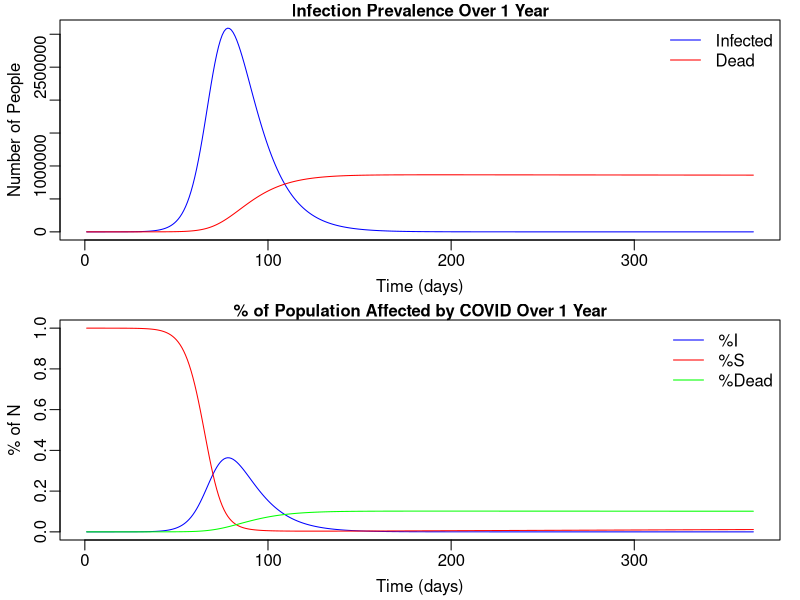
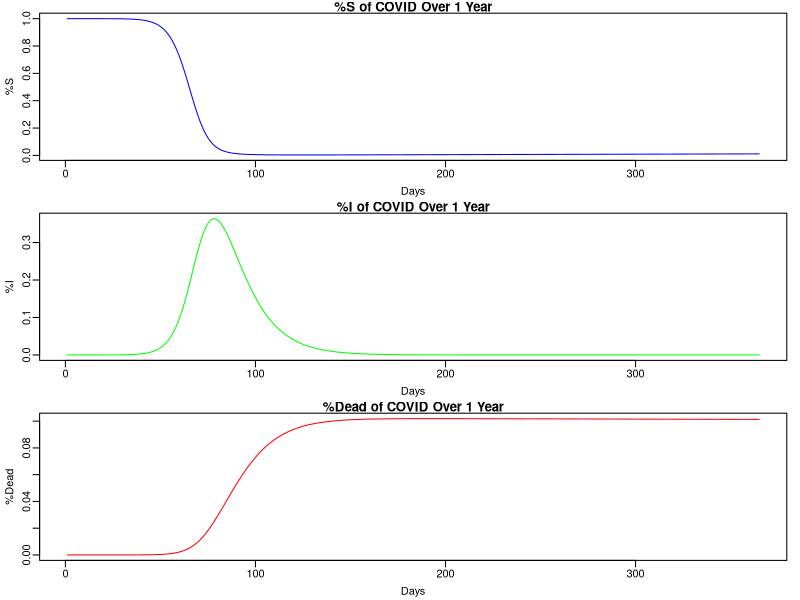
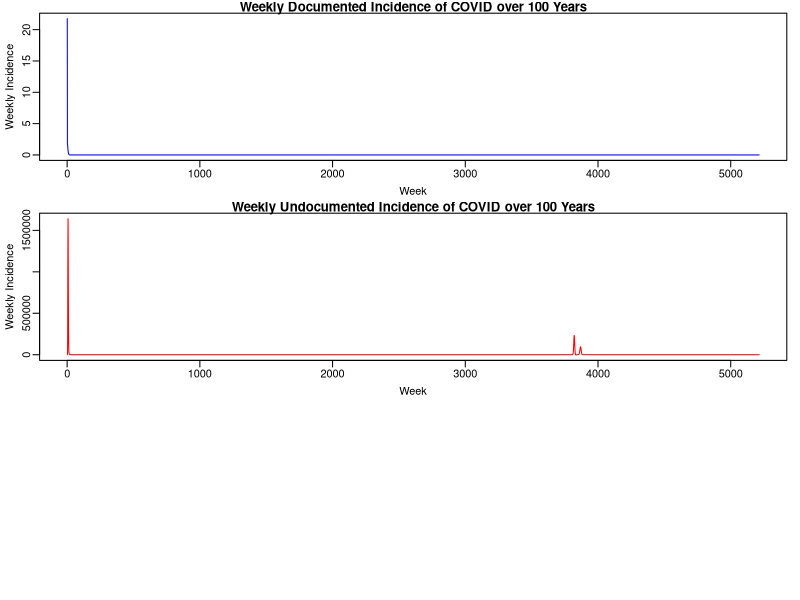
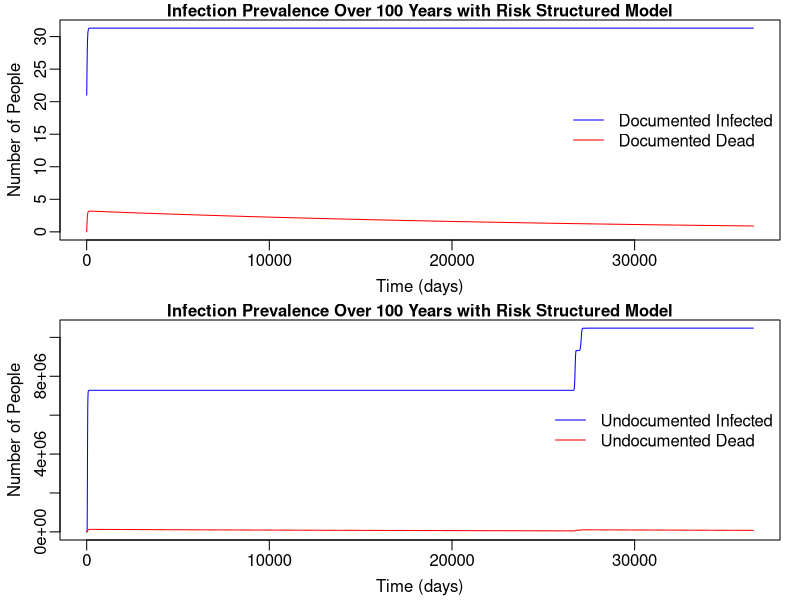
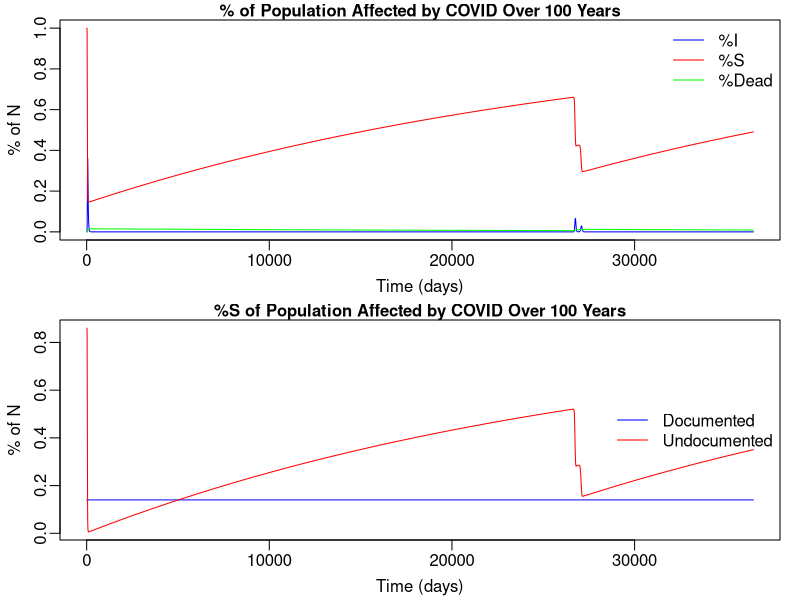
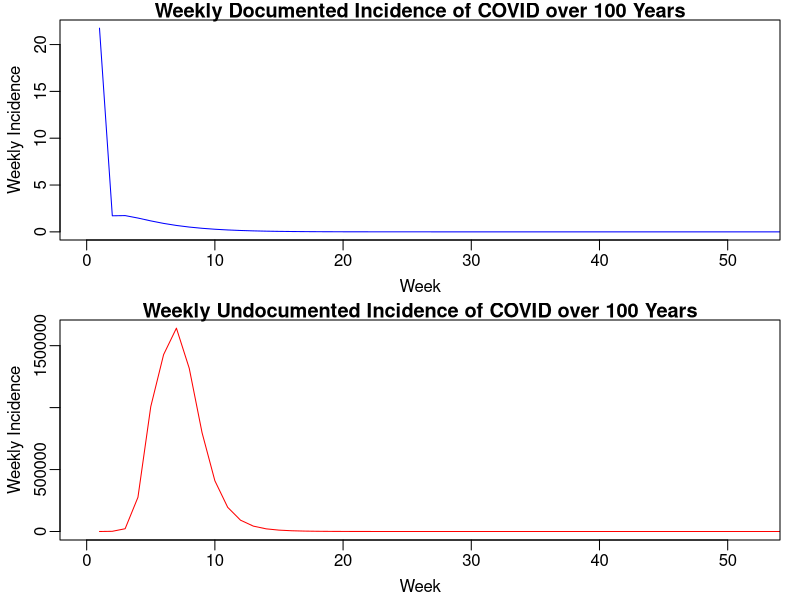
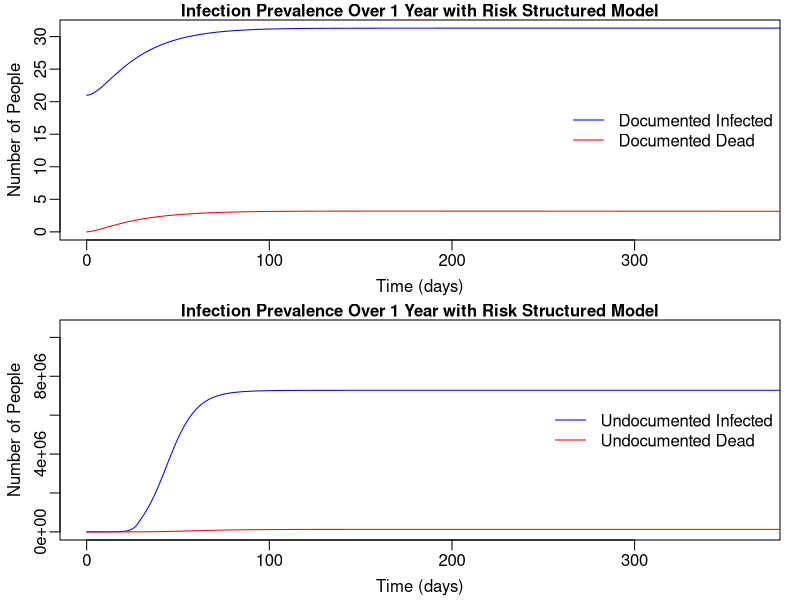
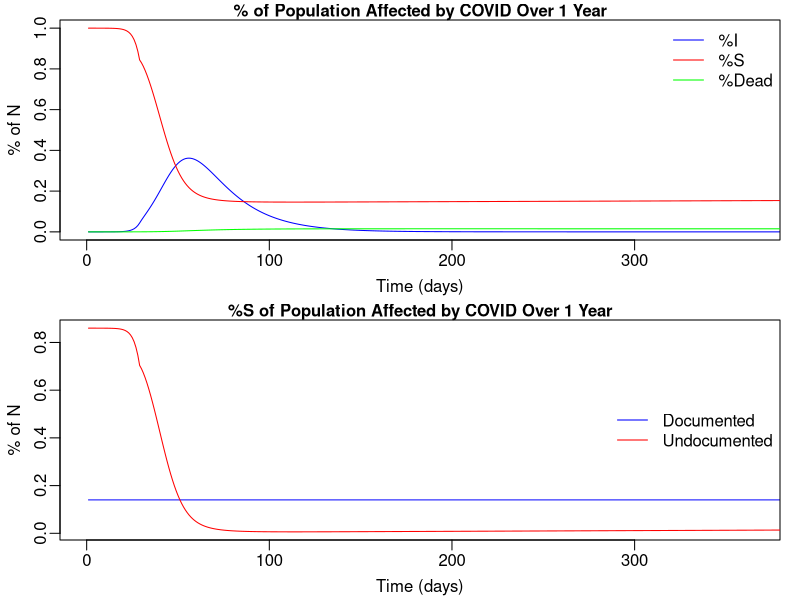

Write R code to recreate these figures, in order.
## ---- chunk 1
library(deSolve)

#Documented cases only 
COVID=function(times,state,parameters){
  with(as.list(c(state,parameters)),{
    
    # rate of change for DOCUMENTED cases
    dS =  -S/N * (beta.I*(1+beta1*cos(omega*times)) * I + beta.H * H) + mu*N - mu*S;
    dE = S/N * (beta.I*(1+beta1*cos(omega*times)) * I + beta.H * H)  -  alpha*E -mu*E;
    dI = alpha*E - I*( (gamma_h*theta1*(1-delta2)) + (gamma_f*(1-theta1)*(1-delta2)) + (gamma_i*(1-theta1)*delta2) ) - mu*I;
    dH = gamma_h*theta1*(1-delta2)*I - H*( (gamma_d*delta1)  +  (gamma_r*(1-delta1)) ) - mu*H;
    dR = gamma_r*(1-delta1)*H + (gamma_f*(1-theta1)*(1-delta2))*I - mu*R;
    dDead = (gamma_i*(1-theta1)*delta2)*I + H*(gamma_d*delta1) - mu*Dead;
    dcumInci = alpha * E; # cumulative incidence
    
    # return the rate of change
    list(c(dS,dE, dI,dH, dR, dDead, dcumInci))
  }) # end with(as.list...)
}

N=8500000;
I0=21;
E0=0;
cumInci0=E0+I0;
H0=R0=Dead0=0;
S0=N-I0-E0;
state=c(S=S0,E=E0,I=I0,H=H0,R=R0,Dead=Dead0,cumInci=cumInci0)

## parameters for the COVID outbreak 2019 for DOCUMENTED cases with no intervention
# no intervention
alpha = 1/6.4 #latent period
gamma_f = 1/20.5 #from infected to recovered without hospitalization
gamma_i = 1/16 #from infection to death
gamma_h = 1/5.8 #from infected to hospitalized
gamma_d = 1/(16-5.8) #from hospitalization to death
gamma_r = 1/7 #rate of recovery
mu = 1/(78.7*365) #birth/death rate = 1/life expectancy in days
omega = 2*pi/365 #sinusoidal forcing

theta1 = 0.21 #proportion of infected who are hospitalized
delta1 = 0.26 #case fatality rate for hospitalized infections
delta2 = 0.0139 #case fatality rate for non-hospitalized infections
beta1 = 0.55 #peak force of infection
beta.I = 0.4 #transmission in the community
beta.H = 1/9.5 #transmission rate in hospital
times=seq(1,365,by=1) # run for 10 years

docparms.NoCtrl= c(alpha=alpha,
                   beta.I=beta.I,
                   beta.H=beta.H,
                   beta1=beta1,
                   gamma_f=gamma_f,
                   gamma_i=gamma_i,
                   mu=mu,
                   gamma_h=gamma_h,
                   gamma_d=gamma_d,
                   gamma_r=gamma_r,
                   theta1=theta1,
                   delta1=delta1,
                   delta2=delta2,
                   omega=omega)

COVID.sim=ode(y=state,times=times,func=COVID,parms=docparms.NoCtrl);
inci=COVID.sim[seq(7,nrow(COVID.sim),by=7),'cumInci']-c(0,COVID.sim[seq(7,nrow(COVID.sim)-7,by=7),'cumInci']) #weekly incidence
death_week=COVID.sim[seq(7,nrow(COVID.sim),by=7),'Dead']-c(0,COVID.sim[seq(7,nrow(COVID.sim)-7,by=7),'Dead']) #weekly death incidence 

i.sim=COVID.sim[,'I']/N  # %I
s.sim=COVID.sim[,'S']/N #%S
d.sim=COVID.sim[,'Dead']/N # %Dead
all.sim=cbind(i.sim,s.sim,d.sim)
## ---- chunk 2
#Plot 
par(mfrow=c(2,1),mar=c(3,3,1,1),mgp=c(1.8,.5,0))
matplot(COVID.sim[,'time'], COVID.sim[,c('I','Dead')],type='l', 
        lwd=1,col=c('blue','red'),lty=1, main='Infection Prevalence Over 1 Year', cex.main=1,
        ylab='Number of People',xlab='Time (days)')
legend('topright',c('Infected','Dead'),col=c('blue','red'),
       lty=1, cex=1, lwd=1, bty='n')

matplot(all.sim[,c('i.sim','s.sim','d.sim')],type='l', 
     lwd=1,col=c('blue','red','green'),lty=1, main='% of Population Affected by COVID Over 1 Year', cex.main=1,
     ylab='% of N',xlab='Time (days)')
legend('topright',c('%I','%S','%Dead'),col=c('blue','red','green'),
       lty=1, cex=1, lwd=1, bty='n')

par(mfrow=c(3,1),mar=c(3,3,1,1),mgp=c(1.8,.5,0))
plot(s.sim,ylab='%S',xlab='Days',type='l',lwd=1, main="%S of COVID Over 1 Year",col='blue')
plot(i.sim,ylab='%I',xlab='Days',type='l',lwd=1, main="%I of COVID Over 1 Year",col='green')
plot(d.sim,ylab='%Dead',xlab='Days',type='l',lwd=1, main="%Dead of COVID Over 1 Year",col='red')
## ---- chunk 3
COVID_risk=function(times,state,parameters){
  with(as.list(c(state,parameters)),{
    
    # rate of change for DOCUMENTED cases
    dSD =  -SD/N * (beta.IDD*(1+beta1*cos(omega*times))*ID + beta.IDU*(1+beta1*cos(omega*times))*ID + beta.H*HD + beta.H*HD ) + mu*ND - mu*SD;
    dED = SD/N * (beta.IDD*(1+beta1*cos(omega*times))*ID + beta.IDU*(1+beta1*cos(omega*times))*ID + beta.H*HD + beta.H*HD ) - alpha*ED -mu*ED;
    dID = alpha*ED - ID*( (gamma_h*theta1*(1-delta2)) + (gamma_f*(1-theta1)*(1-delta2)) + (gamma_i*(1-theta1)*delta2) ) - mu*ID;
    dHD = gamma_h*theta1*(1-delta2)*ID - HD*( (gamma_d*delta1)  +  (gamma_r*(1-delta1)) ) - mu*HD;
    dRD = gamma_r*(1-delta1)*HD + (gamma_f*(1-theta1)*(1-delta2))*ID -mu*RD;
    dDeadD = (gamma_i*(1-theta1)*delta2)*ID+ HD*(gamma_d*delta1) -mu*DeadD;
    dcumInciD = alpha * ED; # cumulative incidence
    
    # rate of change for UNDOCUMENTED cases
    dSU =  -SU/N * (beta.IUU*(1+beta1*cos(omega*times))*IU + beta.IUD*(1+beta1*cos(omega*times))*IU) + mu*NU - mu*SU;
    dEU = SU/N * (beta.IUU*(1+beta1*cos(omega*times))*IU + beta.IUD*(1+beta1*cos(omega*times))*IU)  -  alpha*EU -mu*EU;
    dIU = alpha*EU - IU*( (gamma_f*(1-delta2)) + (gamma_i*delta2) ) - mu*IU;
    dRU = (gamma_f*(1-delta2))*IU + mu*RU ;
    dDeadU = (gamma_i*delta2)*IU - mu*DeadU;
    dcumInciU = alpha * EU; # cumulative incidence
    
    # return the rate of change
    list(c(dSD, dSU, dED, dEU, dID, dIU, dHD, dRD, dRU, dDeadD, dDeadU, dcumInciD, dcumInciU))
  }) # end with(as.list...)
}

N=8500000;
ND=N*(1-0.86);
ID_0=21;
ED_0=0;
SD_0=ND-ID_0-ED_0;
cumInciD_0=ED_0+ID_0;
HD_0=RD_0=DeadD_0=0;

NU=N*0.86;
IU_0=21;
EU_0=0;
SU_0=NU-IU_0-EU_0;
cumInciU_0=EU_0+IU_0;
RU_0=DeadU_0=0;

state_risk=c(SD=SD_0, SU=SU_0, ED=ED_0, EU=EU_0, ID=ID_0, IU=IU_0, 
             HD=HD_0,RD=RD_0, RU=RU_0, DeadD=DeadD_0, DeadU=DeadU_0, cumInciD=cumInciD_0, cumInciU=cumInciU_0)

## parameters for the COVID outbreak 2019 for risk structured model 
#intervention
beta.IDDi = beta.IDUi = 0.03 #transmission from documented 
beta.IUUi = beta.IUDi = 0.1 #transmission in community from undocumented
#no intervention
beta.IDD = beta.IDU = 0.03 #transmission from documented 
beta.IUU = beta.IUD = 0.4 #transmission in community from undocumented

beta.H = 1/9.5 #transmission rate in hospital
beta1 = 1.12 #peak infection
alpha = 1/6.4 #latent period
gamma_f = 1/20.5 #from infected to recovered without hospitalization
gamma_i = 1/16 #from infection to death
gamma_h = 1/5.8 #from infected to hospitalized
gamma_d = 1/(16-5.8) #from hospitalization to death
gamma_r = 1/7 #rate of recovery
mu = 1/(78.7*365) #birth/death rate = 1/life expectancy in days
theta1 = 0.21 #proportion of infected who are hospitalized
delta1 = 0.26 #case fatality rate for hospitalized infections
delta2 = 0.0139 #case fatality rate for non-hospitalized infections
omega = 2*pi/365 #sinusoidal forcing

risk.parms_int= c(alpha=alpha,
                   beta.IDD=beta.IDDi,
                   beta1=beta1,
                   beta.IUU = beta.IUUi,
                   beta.IUD = beta.IUDi,
                   beta.IDU = beta.IDUi,
                   beta.H=beta.H,
                   gamma_f=gamma_f,
                   gamma_i=gamma_i,
                   mu=mu,
                   gamma_h=gamma_h,
                   gamma_d=gamma_d,
                   gamma_r=gamma_r,
                   theta1=theta1,
                   delta1=delta1,
                   delta2=delta2,
                   omega=omega)

risk.parms_noint= c(alpha=alpha,
                   beta.IDD=beta.IDD,
                   beta1=beta1,
                   beta.IUU = beta.IUU,
                   beta.IUD = beta.IUD,
                   beta.IDU = beta.IDU,
                   beta.H=beta.H,
                   gamma_f=gamma_f,
                   gamma_i=gamma_i,
                   mu=mu,
                   gamma_h=gamma_h,
                   gamma_d=gamma_d,
                   gamma_r=gamma_r,
                   theta1=theta1,
                   delta1=delta1,
                   delta2=delta2,
                   omega=omega)

#run for 8 weeks without social distancing
times_noint =seq(0,4*7,by=1)
COVID_risk.sim_noint=ode(y=state_risk,times=times_noint,func=COVID_risk,parms=risk.parms_noint)
#run for 8 weeks and after with social distancing
times_int=seq(4*7,365*100,by=1)
state2=c(SD=tail(COVID_risk.sim_noint[,'SD'],1),SU=tail(COVID_risk.sim_noint[,'SU'],1),
         ED=tail(COVID_risk.sim_noint[,'ED'],1),EU=tail(COVID_risk.sim_noint[,'EU'],1),
         ID=tail(COVID_risk.sim_noint[,'ID'],1),IU=tail(COVID_risk.sim_noint[,'IU'],1),
         HD=tail(COVID_risk.sim_noint[,'HD'],1),
         RD=tail(COVID_risk.sim_noint[,'RD'],1), RU=tail(COVID_risk.sim_noint[,'RU'],1),
         DeadD=tail(COVID_risk.sim_noint[,'DeadD'],1),DeadU=tail(COVID_risk.sim_noint[,'DeadU'],1),
         cumInciD=tail(COVID_risk.sim_noint[,'cumInciD'],1),cumInciU=tail(COVID_risk.sim_noint[,'cumInciU'],1))

COVID_risk.sim_int=ode(y=state2,times=times_int,func=COVID_risk,parms=risk.parms_int)
COVID_risk.sim=rbind(COVID_risk.sim_noint,COVID_risk.sim_int[-1,])

inci_D=COVID_risk.sim[seq(7,nrow(COVID_risk.sim),by=7),'cumInciD']-c(0,COVID_risk.sim[seq(7,nrow(COVID_risk.sim)-7,by=7),'cumInciD']) #weekly incidence
inci_U=COVID_risk.sim[seq(7,nrow(COVID_risk.sim),by=7),'cumInciU']-c(0,COVID_risk.sim[seq(7,nrow(COVID_risk.sim)-7,by=7),'cumInciU']) #weekly incidence

death_weekD=COVID_risk.sim[seq(7,nrow(COVID_risk.sim),by=7),'DeadD']-c(0,COVID_risk.sim[seq(7,nrow(COVID_risk.sim)-7,by=7),'DeadD']) #weekly incidence of death
death_weekU=COVID_risk.sim[seq(7,nrow(COVID_risk.sim),by=7),'DeadU']-c(0,COVID_risk.sim[seq(7,nrow(COVID_risk.sim)-7,by=7),'DeadU']) #weekly incidence of death
death.week.inci = cbind(inci_D,inci_U,death_weekD,death_weekU)
death.week.inci_all = cbind(inci_D+inci_U,death_weekD+death_weekU)

i.sim_risk=(COVID_risk.sim[,'ID']+COVID_risk.sim[,'IU'])/N  # %I
s.sim_risk=(COVID_risk.sim[,'SD']+COVID_risk.sim[,'SU'])/N #%S
d.sim_risk=(COVID_risk.sim[,'DeadD']+COVID_risk.sim[,'DeadU'])/N # %Dead
all.sim_risk=cbind(i.sim_risk,s.sim_risk,d.sim_risk)


combined_sim=cbind(COVID_risk.sim[,'ID']+COVID_risk.sim[,'IU'],COVID_risk.sim[,'SD']+COVID_risk.sim[,'SU'],COVID_risk.sim[,'DeadD']+COVID_risk.sim[,'DeadU'],COVID_risk.sim[,'cumInciD']+COVID_risk.sim[,'cumInciU'], COVID_risk.sim[,'time'])

s.simD=COVID_risk.sim[,'SD']/N #%S
s.simU=COVID_risk.sim[,'SU']/N #%S
s.U =cbind(s.simD,s.simU)
## ---- chunk 4
#plot
plot(inci_D,ylab='Weekly Incidence',xlab='Week',type='l',lwd=1, main="Weekly Documented Incidence of COVID over 100 Years",col='blue')
plot(inci_U,ylab='Weekly Incidence',xlab='Week',type='l',lwd=1, main="Weekly Undocumented Incidence of COVID over 100 Years",col='red')

#Plot 
par(mfrow=c(2,1),mar=c(3,3,1,1),mgp=c(1.8,.5,0))
matplot(COVID_risk.sim[,'time'], COVID_risk.sim[,c('cumInciD','DeadD')],type='l', 
        lwd=1,col=c('blue','red'),lty=1, main='Infection Prevalence Over 100 Years with Risk Structured Model', cex.main=1,
        ylab='Number of People',xlab='Time (days)')
legend('right',c('Documented Infected','Documented Dead'),col=c('blue','red'),
       lty=1, cex=1, lwd=1, bty='n')
matplot(COVID_risk.sim[,'time'], COVID_risk.sim[,c('cumInciU','DeadU')],type='l', 
        lwd=1,col=c('blue','red'),lty=1, main='Infection Prevalence Over 100 Years with Risk Structured Model', cex.main=1,
        ylab='Number of People',xlab='Time (days)')
legend('right',c('Undocumented Infected', 'Undocumented Dead'),col=c('blue','red'),
       lty=1, cex=1, lwd=1, bty='n')

matplot(all.sim_risk[,c('i.sim_risk','s.sim_risk','d.sim_risk')],type='l', 
        lwd=1,col=c('blue','red','green'),lty=1, main='% of Population Affected by COVID Over 100 Years', cex.main=1,
        ylab='% of N',xlab='Time (days)')
legend('topright',c('%I','%S','%Dead'),col=c('blue','red','green'),
       lty=1, cex=1, lwd=1, bty='n')

matplot(s.U[,c('s.simD','s.simU')],type='l', 
        lwd=1,col=c('blue','red','green'),lty=1, main='%S of Population Affected by COVID Over 100 Years', cex.main=1,
        ylab='% of N',xlab='Time (days)')
legend('right',c('Documented','Undocumented'),col=c('blue','red','green'),
       lty=1, cex=1, lwd=1, bty='n')
## ---- chunk 5
plot(inci_D,ylab='Weekly Incidence',xlab='Week',type='l',lwd=1, main="Weekly Documented Incidence of COVID over 100 Years",col='blue',xlim=c(0,52))
plot(inci_U,ylab='Weekly Incidence',xlab='Week',type='l',lwd=1, main="Weekly Undocumented Incidence of COVID over 100 Years",col='red',xlim=c(0,52))

par(mfrow=c(2,1),mar=c(3,3,1,1),mgp=c(1.8,.5,0))
matplot(COVID_risk.sim[,'time'], COVID_risk.sim[,c('cumInciD','DeadD')],type='l', 
        lwd=1,col=c('blue','red'),lty=1, main='Infection Prevalence Over 1 Year with Risk Structured Model', cex.main=1,
        ylab='Number of People',xlab='Time (days)', xlim=c(0,365))
legend('right',c('Documented Infected','Documented Dead'),col=c('blue','red','green','purple'),
       lty=1, cex=1, lwd=1, bty='n')
matplot(COVID_risk.sim[,'time'], COVID_risk.sim[,c('cumInciU','DeadU')],type='l', 
        lwd=1,col=c('blue','red'),lty=1, main='Infection Prevalence Over 1 Year with Risk Structured Model', cex.main=1,
        ylab='Number of People',xlab='Time (days)',xlim=c(0,365))
legend('right',c('Undocumented Infected', 'Undocumented Dead'),col=c('blue','red'),
       lty=1, cex=1, lwd=1, bty='n')

matplot(all.sim_risk[,c('i.sim_risk','s.sim_risk','d.sim_risk')],type='l', 
        lwd=1,col=c('blue','red','green'),lty=1, main='% of Population Affected by COVID Over 1 Year', cex.main=1,
        ylab='% of N',xlab='Time (days)',xlim=c(0,365))
legend('topright',c('%I','%S','%Dead'),col=c('blue','red','green'),
       lty=1, cex=1, lwd=1, bty='n')

matplot(s.U[,c('s.simD','s.simU')],type='l', 
        lwd=1,col=c('blue','red','green'),lty=1, main='%S of Population Affected by COVID Over 1 Year', cex.main=1,
        ylab='% of N',xlab='Time (days)', xlim=c(0,365))
legend('right',c('Documented','Undocumented'),col=c('blue','red','green'),
       lty=1, cex=1, lwd=1, bty='n')
